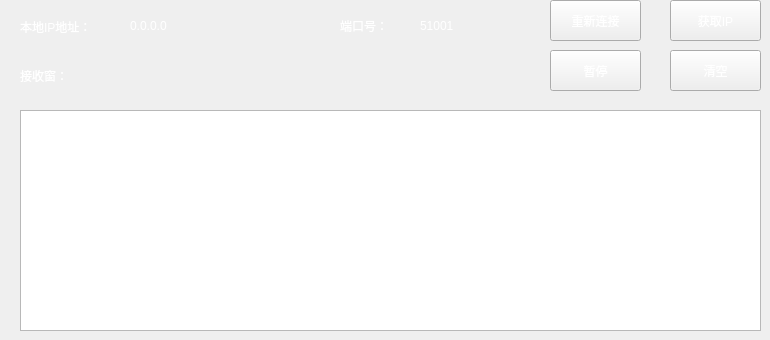
   <widget class="QWidget" name="page_2">
    <widget class="QLabel" name="label_65">
     <property name="geometry">
      <rect>
       <x>20</x>
       <y>6</y>
       <width>101</width>
       <height>41</height>
      </rect>
     </property>
     <property name="styleSheet">
      <string notr="true">color: rgb(255, 255, 255);
font: 12pt &quot;Ubuntu&quot;;</string>
     </property>
     <property name="text">
      <string>本地IP地址：</string>
     </property>
    </widget>
    <widget class="QLabel" name="label_66">
     <property name="geometry">
      <rect>
       <x>340</x>
       <y>10</y>
       <width>71</width>
       <height>31</height>
      </rect>
     </property>
     <property name="styleSheet">
      <string notr="true">color: rgb(255, 255, 255);
font: 12pt &quot;Ubuntu&quot;;</string>
     </property>
     <property name="text">
      <string>端口号：</string>
     </property>
    </widget>
    <widget class="QLabel" name="label_68">
     <property name="geometry">
      <rect>
       <x>20</x>
       <y>60</y>
       <width>71</width>
       <height>31</height>
      </rect>
     </property>
     <property name="styleSheet">
      <string notr="true">color: rgb(255, 255, 255);
font: 12pt &quot;Ubuntu&quot;;</string>
     </property>
     <property name="text">
      <string>接收窗：</string>
     </property>
    </widget>
    <widget class="QTextBrowser" name="textBrowser">
     <property name="geometry">
      <rect>
       <x>20</x>
       <y>110</y>
       <width>741</width>
       <height>221</height>
      </rect>
     </property>
     <property name="styleSheet">
      <string notr="true">color: rgb(0, 0, 0);</string>
     </property>
    </widget>
    <widget class="QLabel" name="label_ip">
     <property name="geometry">
      <rect>
       <x>130</x>
       <y>10</y>
       <width>141</width>
       <height>31</height>
      </rect>
     </property>
     <property name="styleSheet">
      <string notr="true">color: rgb(255, 255, 255);
font: 12pt &quot;Ubuntu&quot;;</string>
     </property>
     <property name="text">
      <string>0.0.0.0</string>
     </property>
    </widget>
    <widget class="QLabel" name="label_port">
     <property name="geometry">
      <rect>
       <x>420</x>
       <y>10</y>
       <width>61</width>
       <height>31</height>
      </rect>
     </property>
     <property name="styleSheet">
      <string notr="true">color: rgb(255, 255, 255);
font: 12pt &quot;Ubuntu&quot;;</string>
     </property>
     <property name="text">
      <string>51001</string>
     </property>
    </widget>
    <widget class="QPushButton" name="pushButton_connect">
     <property name="geometry">
      <rect>
       <x>550</x>
       <y>0</y>
       <width>91</width>
       <height>41</height>
      </rect>
     </property>
     <property name="styleSheet">
      <string notr="true">border-image: url(:/new/prefix1/image/push_up.png);
color: rgb(255, 255, 255);</string>
     </property>
     <property name="text">
      <string>重新连接</string>
     </property>
    </widget>
    <widget class="QPushButton" name="pushButton_getip">
     <property name="geometry">
      <rect>
       <x>670</x>
       <y>0</y>
       <width>91</width>
       <height>41</height>
      </rect>
     </property>
     <property name="styleSheet">
      <string notr="true">border-image: url(:/new/prefix1/image/push_up.png);
color: rgb(255, 255, 255);</string>
     </property>
     <property name="text">
      <string>获取IP</string>
     </property>
    </widget>
    <widget class="QPushButton" name="pushButton_clear">
     <property name="geometry">
      <rect>
       <x>670</x>
       <y>50</y>
       <width>91</width>
       <height>41</height>
      </rect>
     </property>
     <property name="styleSheet">
      <string notr="true">border-image: url(:/new/prefix1/image/push_up.png);
color: rgb(255, 255, 255);</string>
     </property>
     <property name="text">
      <string>清空</string>
     </property>
    </widget>
    <widget class="QPushButton" name="pushButton_suspend">
     <property name="geometry">
      <rect>
       <x>550</x>
       <y>50</y>
       <width>91</width>
       <height>41</height>
      </rect>
     </property>
     <property name="styleSheet">
      <string notr="true">border-image: url(:/new/prefix1/image/push_up.png);
color: rgb(255, 255, 255);</string>
     </property>
     <property name="text">
      <string>暂停</string>
     </property>
    </widget>
   </widget>
